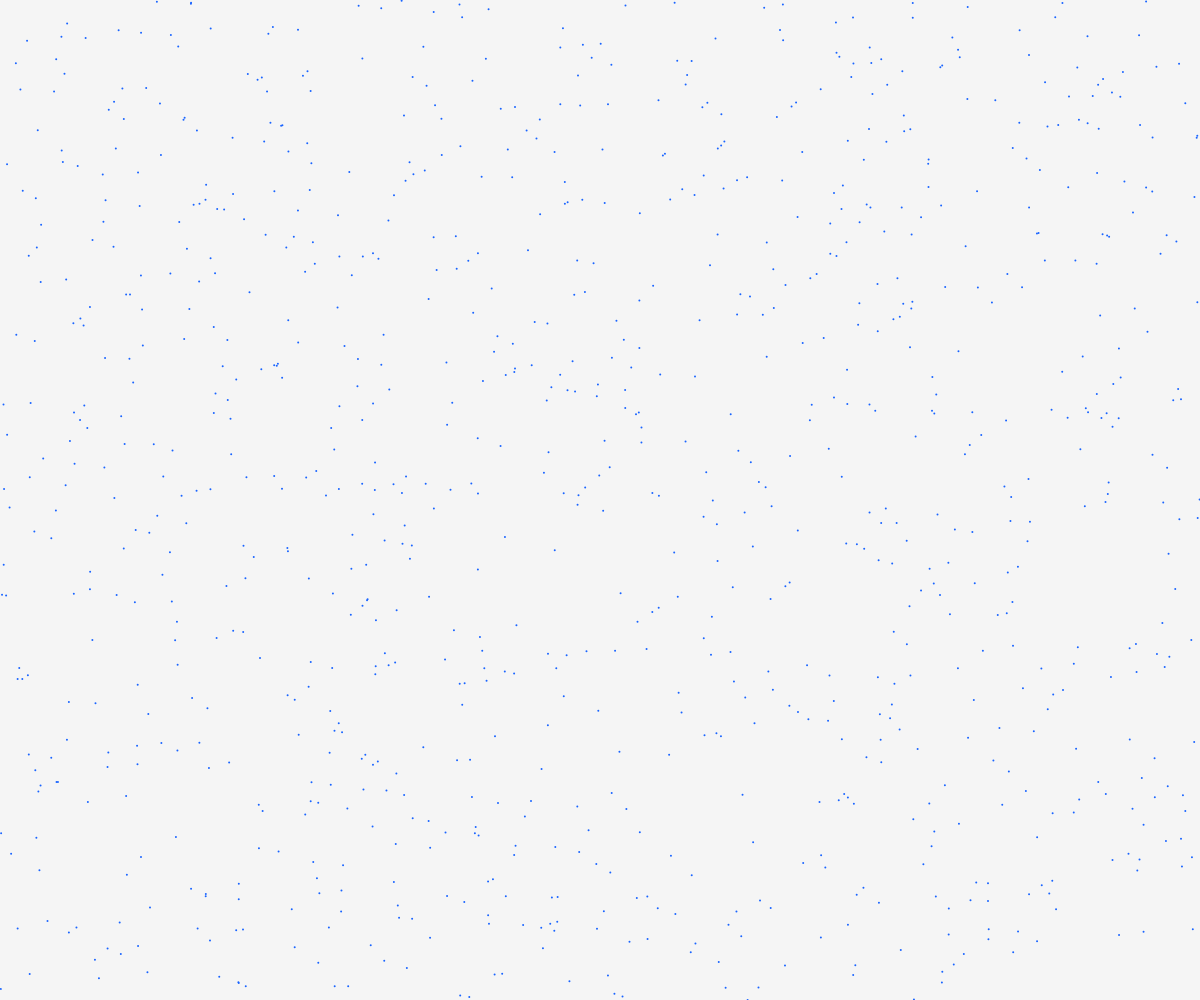
Frame 1 (no input)
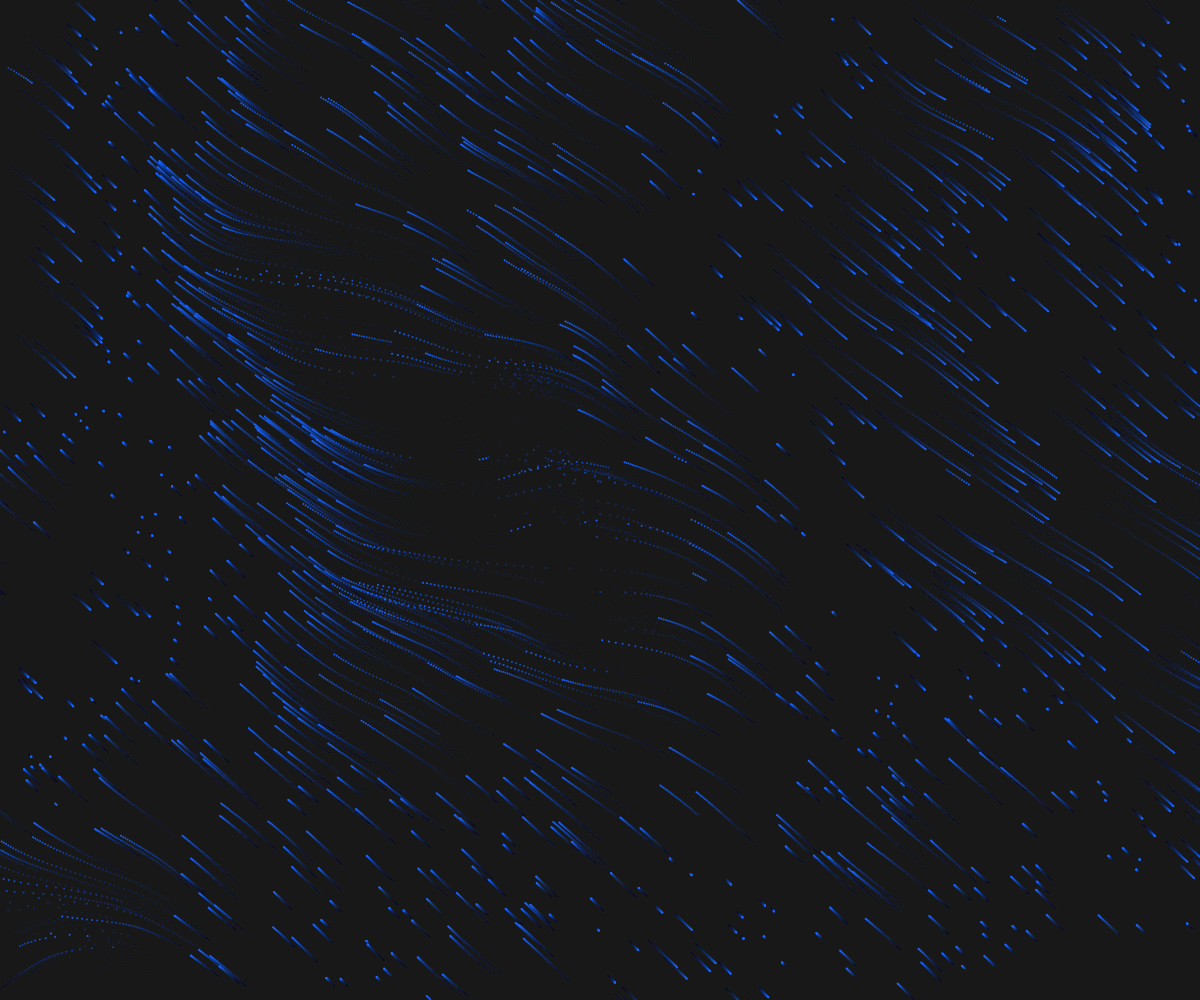
Frame 60 (no input)
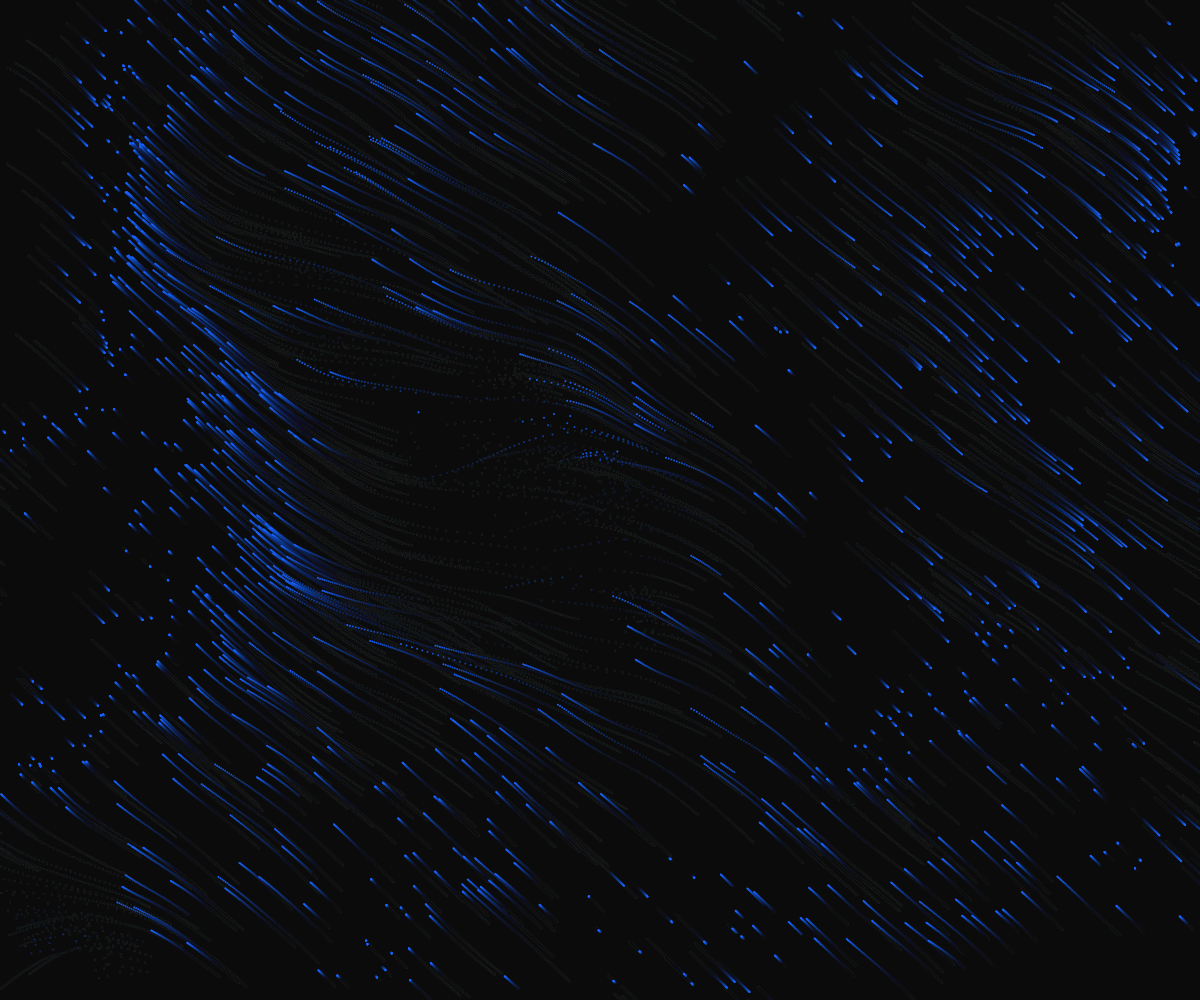
Frame 120 (the mouse pressed at the canvas centre since frame 60)

The p5.js sketch that drew these frames (run headless with seeded random() and noise() and a simulated clock; from frame 60 on, the mouse is pressed at the canvas centre):

// p5.js sketch
// ── sketch.js
//https://www.openprocessing.org/sketch/157576

var num = 1000;
var noiseScale=500, noiseStrength=1;
var particles = [num];

function setup() {
  createCanvas(windowWidth, windowHeight);
  noStroke();
  for (let i=0; i<num; i++) {
    //x value start slightly outside the right of canvas, z value how close to viewer
    var loc = createVector(random(width*1.2), random(height), 2);
    var angle = 0; //any value to initialize
    var dir = createVector(cos(angle), sin(angle));
    var speed = random(0.5,2);
    // var speed = random(5,map(mouseX,0,width,5,20));   // faster
    particles[i]= new Particle(loc, dir, speed);
  }
}

function windowResized() {
}
function draw() {
  // background(0);
  fill(0, 10);
  noStroke();
  rect(0, 0, width, height);
  for (let i=0; i<particles.length; i++) {
    particles[i].run();
  }
}

class Particle{
  constructor(_loc,_dir,_speed){
    this.loc = _loc;
    this.dir = _dir;
    this.speed = _speed;
  	// var col;
  }
  run() {
    this.move();
    this.checkEdges();
    this.update();
  }
  move(){
    let angle=noise(this.loc.x/noiseScale, this.loc.y/noiseScale, frameCount/noiseScale)*TWO_PI*noiseStrength; //0-2PI
    this.dir.x = tan(angle);
    this.dir.y = -sin(angle);
    var vel = this.dir.copy();
    var d =1;  //direction change 
    vel.mult(this.speed*d); //vel = vel * (speed*d)
    this.loc.add(vel); //loc = loc + vel
  }
  checkEdges(){
    //float distance = dist(width/2, height/2, loc.x, loc.y);
    //if (distance>150) {
    if (this.loc.x<0 || this.loc.x>width || this.loc.y<0 || this.loc.y>height) {    
      this.loc.x = random(width*1.2);
      this.loc.y = random(height);
    }
  }
  update(){
    fill(25, 100,255);
    ellipse(this.loc.x, this.loc.y, this.loc.z);
  }
}
